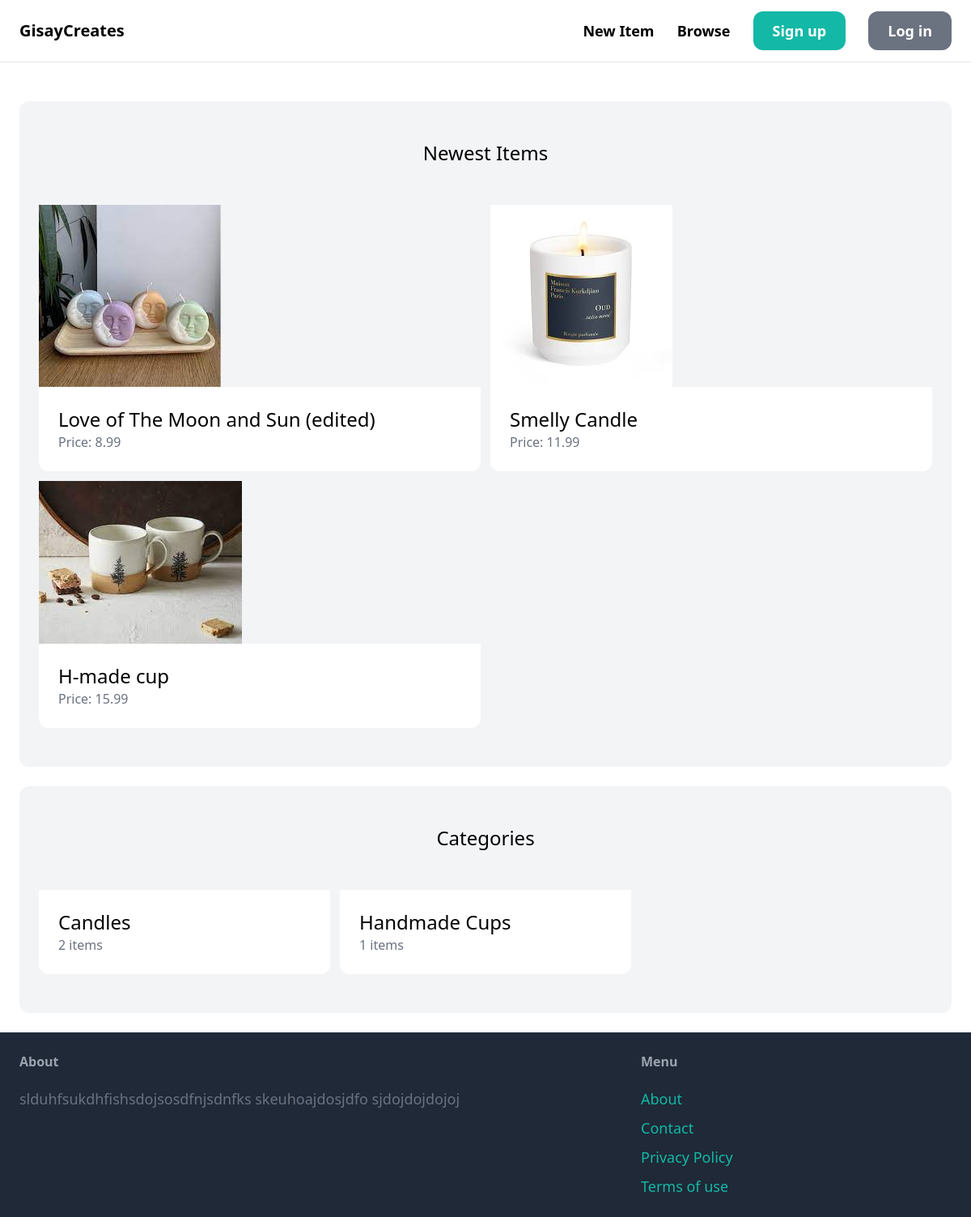
The page / on the database its author committed.
### item/models.py (models this page shows, shortened)
class Item(models.Model):
    category = models.ForeignKey(Category, related_name='items', on_delete=models.CASCADE)
    name = models.CharField(max_length=255)
    description = models.TextField(blank=True, null=True)
    price = models.FloatField()
    image = models.ImageField(upload_to='item_images', blank=True, null=True)
    is_sold = models.BooleanField(default=False)
    created_by = models.ForeignKey(User, related_name='items', on_delete=models.CASCADE)
    created_at = models.DateTimeField(auto_now_add=True)

class Category(models.Model):
    name = models.CharField(max_length=255)
    class Meta:
        ordering = ('name',)
        verbose_name_plural = 'Categories'

### core/views.py (the view)
# urls.py: path('', views.index, name='index'),
def index(request):
    items = Item.objects.filter(is_sold=False)[0:6]
    categories = Category.objects.all()
    return render(request, 'core/index.html', {
        'categories': categories,
        'items': items,
    })

### core/templates/core/index.html (shortened to what this page needs)
{% extends 'core/base.html' %}
{% block content %}
    <div class="mt-6 px-6 py-12 bg-gray-100 rounded-xl">
        <h2 class="mb-12 text-2xl text-center">Newest Items</h2>
        <div class="grid grid-cols-2 gap-3">
            {% for item in items %}
                <div>
                    <a href="{% url 'item:detail' item.id %}">
                        <div>
                            <img src="{{ item.image.url }}" class="rounded-top-xl">
                        </div>
                        <div class="p-6 bg-white rounded-b-xl">
                            <h2 class="text-2xl">{{ item.name }}</h2>
                            <p class="text-gray-500">Price: {{ item.price }}</p>
                        </div>
                    </a>
                </div>
            {% endfor %}
        </div>
    </div>
    <div class="mt-6 px-6 py-12 bg-gray-100 rounded-xl">
        <h2 class="mb-12 text-2xl text-center">Categories</h2>
        <div class="grid grid-cols-3 gap-3">
            {% for category in categories %}
                <div>
                    <a href="#">
                        <div class="p-6 bg-white rounded-b-xl">
                            <h2 class="text-2xl">{{ category.name }}</h2>
                            <p class="text-gray-500">{{ category.items.count }} items</p>
                        </div>
                    </a>
                </div>
            {% endfor %}
        </div>
    </div>
{% endblock %}

### core/templates/core/base.html (shortened to what this page needs)
<!DOCTYPE html>
<html lang="en">
<head>
    <script src="https://cdn.tailwindcss.com"></script>
</head>
<body>
    <nav class="py-6 px-6 flex justify-between items-center border-b border-gray-200">
        <a href="/" class="text-xl font-semibold">GisayCreates</a>
        <div class="space-x-6">
            <a href="{% url 'item:new' %}", class="text-lg font-semibold  hover:text-gray-500">New Item</a>
            <a href="{% url 'item:items' %}", class="text-lg font-semibold  hover:text-gray-500">Browse</a>
            {% if request.user.is_authenticated %}
                <a href="{% url 'conversation:inbox' %}" class="px-6 py-3 text-lg font-semibold bg-teal-500 text-white rounded-xl hover:bg-teal-700">Inbox</a>
                <a href="{% url 'dashboard:index' %}" class="px-6 py-3 text-lg font-semibold bg-gray-500 text-white rounded-xl hover:bg-gray-700">Dashboard</a>
                <a href="{% url 'core:index' %}">Logout</a>
            {% else %}
                <a href="{% url 'core:signup' %}" class="px-6 py-3 text-lg font-semibold bg-teal-500 text-white rounded-xl hover:bg-teal-700">Sign up</a>
                <a href="{% url 'core:login' %}" class="px-6 py-3 text-lg font-semibold bg-gray-500 text-white rounded-xl hover:bg-gray-700">Log in</a>
            {% endif %}
        </div>
    </nav>
    <div class="px-6 py-6">
      {% block content %}
      {% endblock %}
    </div>
    <footer class="py-6 px-6 flex justify-between bg-gray-800">
        <div class="w-2/3 pr-10">
            <h3 class="mb-5 font-semibold text-gray-400">About</h3>
            <p class="text-lg text-gray-500">slduhfsukdhfishsdojsosdfnjsdnfks skeuhoajdosjdfo sjdojdojdojoj</p>
        </div>
        <div class="w-1/3">
            <h3 class="mb-5 font-semibold text-gray-400">Menu</h3>
            <ul class="space-y-2">
                <li><a href="#" class="text-lg text-teal-500 hover:text-teal-700">About</a></li>
                <li><a href="{% url 'core:contact' %}" class="text-lg text-teal-500 hover:text-teal-700">Contact</a></li>
                <li><a href="#" class="text-lg text-teal-500 hover:text-teal-700">Privacy Policy</a></li>
                <li><a href="#" class="text-lg text-teal-500 hover:text-teal-700">Terms of use</a></li>
            </ul>
        </div>
    </footer>
</body>
</html>

### rows shown on the page
Item: image (picture), name "Love of The Moon and Sun (edited)", price "8.99"
Item: image (picture), name "Smelly Candle", price "11.99"
Item: image (picture), name "H-made cup", price "15.99"
Category: name "Candles", items.count "2"
Category: name "Handmade Cups", items.count "1"
